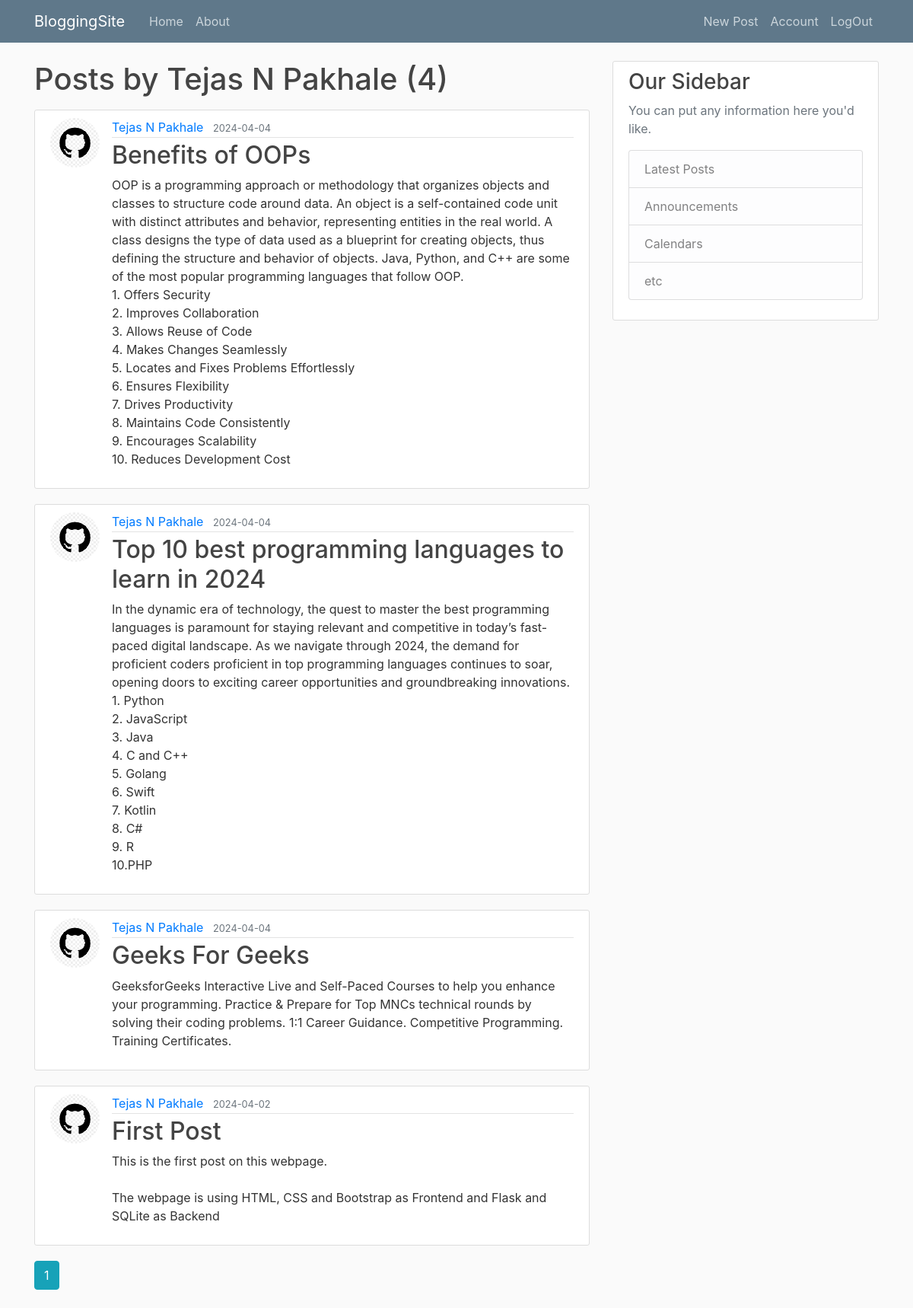
The page /user/Tejas N Pakhale (signed in) on the database its author committed.
### flaskblog/models.py (models this page shows, shortened)
class User(db.Model, UserMixin):
    id = db.Column(db.Integer, primary_key=True)
    username = db.Column(db.String(20), unique=True, nullable=False)
    email = db.Column(db.String(120), unique=True, nullable=False)
    image_file = db.Column(db.String(20), nullable=False, default='default.jpg')
    password = db.Column(db.String(60), nullable=False)
    posts = db.relationship('Post', backref='author', lazy=True)
    '''def get_reset_token(self, expires_sec=1800):
        s = Serializer(app.config['SECRET_KEY'], expires_sec)
        return s.dumps({'user_id': self.id}).decode('utf-8')'''
    '''@staticmethod
    def verify_reset_token(token):
        s = Serializer(app.config['SECRET_KEY'])
        try:
            user_id = s.loads(token)['user_id']
        except:
            return None
        return User.query.get(user_id)'''

class Post(db.Model):
    id = db.Column(db.Integer, primary_key=True)
    title = db.Column(db.String(100), nullable=False)
    date_posted = db.Column(db.DateTime, nullable=False, default=datetime.utcnow)
    content = db.Column(db.Text, nullable=False)
    user_id = db.Column(db.Integer, db.ForeignKey('user.id'), nullable=False)

### flaskblog/routes.py (the view)
@app.route("/user/<string:username>")
def user_posts(username):
    page = request.args.get('page', 1, type=int)
    user = User.query.filter_by(username=username).first_or_404()
    posts = Post.query.filter_by(author=user)\
        .order_by(Post.date_posted.desc())\
        .paginate(page=page, per_page=5)
    return render_template('user_posts.html', posts=posts, user=user)

### flaskblog/models.py (called while the page is built)
@login_manager.user_loader
def load_user(user_id):
    return User.query.get(int(user_id))

### flaskblog/templates/user_posts.html
{% extends "layout.html" %}
{% block content %}
    <h1 class="mb-3">Posts by {{ user.username }} ({{ posts.total }})</h1>
    {% for post in posts.items %}
        <article class="media content-section">
            <img class="rounded-circle article-img" src="{{ url_for('static', filename='profile_pics/' + post.author.image_file) }}">
          <div class="media-body">
            <div class="article-metadata">
              <a class="mr-2" href="{{ url_for('user_posts', username=post.author.username) }}">{{ post.author.username }}</a>
              <small class="text-muted">{{ post.date_posted.strftime('%Y-%m-%d') }}</small>
            </div>
            <h2><a class="article-title" href="{{ url_for('post', post_id=post.id) }}">{{ post.title }}</a></h2>
            <p class="article-content">{{ post.content }}</p>
          </div>
        </article>
    {% endfor%}
    {% for page_num in posts.iter_pages(left_edge=1, right_edge=1, left_current=1, right_current=2) %}
        {% if page_num %}
            {% if posts.page == page_num %}
                <a class="btn btn-info mb-4" href="{{ url_for('user_posts', username=user.username, page=page_num) }}">{{ page_num }}</a>
            {% else %}
                <a class="btn btn-outline-info mb-4" href="{{ url_for('user_posts', username=user.username, page=page_num) }}">{{ page_num }}</a>
            {% endif %}
        {% else %}
            ...
        {% endif %}
    {% endfor%}
{% endblock content %}

### flaskblog/static/main.css (style rules this page uses)
body { background: #fafafa; color: #333333; margin-top: 5rem; }
h1, h2, h3, h4, h5, h6 { color: #444444; }
.content-section { background: #ffffff; padding: 10px 20px; border: 1px solid #dddddd; border-radius: 3px; margin-bottom: 20px; }
.article-title { color: #444444; }
.article-content { white-space: pre-line; }
.article-img { height: 65px; width: 65px; margin-right: 16px; }
.article-metadata { padding-bottom: 1px; margin-bottom: 4px; border-bottom: 1px solid #e3e3e3 }

### rows shown on the page
User: username "Tejas N Pakhale"
Post: image_file (picture), author.username "Tejas N Pakhale", date_posted "2024-04-04", title "Benefits of OOPs", content "OOP is a programming approach or methodology that organizes objects and classes to structure code around data. An object is a self-contained code unit with distinct attributes and behavior, representing entities in the real world. A class designs the type of data used as a blueprint for creating objects, thus defining the structure and behavior of objects. Java, Python, and C++ are some of the most popular programming languages that follow OOP. 1. Offers Security 2. Improves Collaboration 3. Allows Reuse of Code 4. Makes Changes Seamlessly 5. Locates and Fixes Problems Effortlessly 6. Ensures Flexibility 7. Drives Productivity 8. Maintains Code Consistently 9. Encourages Scalability 10.…"
Post: image_file (picture), author.username "Tejas N Pakhale", date_posted "2024-04-04", title "Top 10 best programming languages to learn in 2024", content "In the dynamic era of technology, the quest to master the best programming languages is paramount for staying relevant and competitive in today’s fast-paced digital landscape. As we navigate through 2024, the demand for proficient coders proficient in top programming languages continues to soar, opening doors to exciting career opportunities and groundbreaking innovations. 1. Python 2. JavaScript 3. Java 4. C and C++ 5. Golang 6. Swift 7. Kotlin 8. C# 9. R 10.PHP"
Post: image_file (picture), author.username "Tejas N Pakhale", date_posted "2024-04-04", title "Geeks For Geeks", content "GeeksforGeeks Interactive Live and Self-Paced Courses to help you enhance your programming. Practice & Prepare for Top MNCs technical rounds by solving their coding problems. 1:1 Career Guidance. Competitive Programming. Training Certificates."
Post: image_file (picture), author.username "Tejas N Pakhale", date_posted "2024-04-02", title "First Post", content "This is the first post on this webpage. The webpage is using HTML, CSS and Bootstrap as Frontend and Flask and SQLite as Backend"

### other values the page prints
{{ posts.total }} "4"
{{ page_num }} "1"
